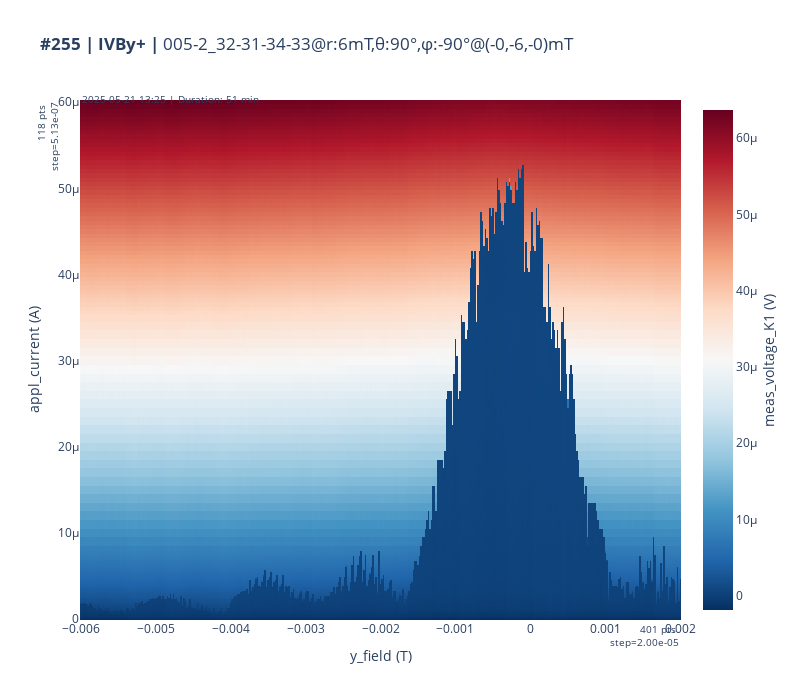
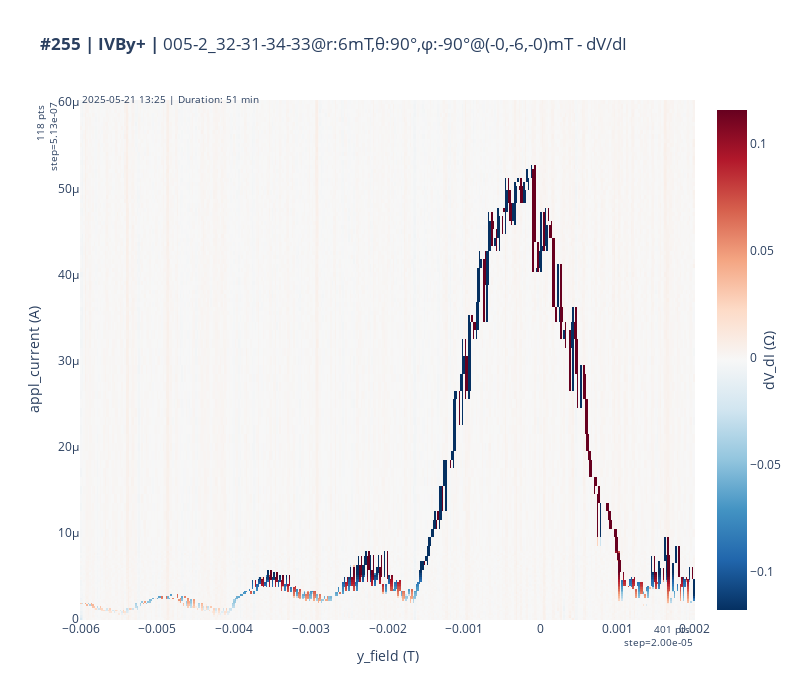
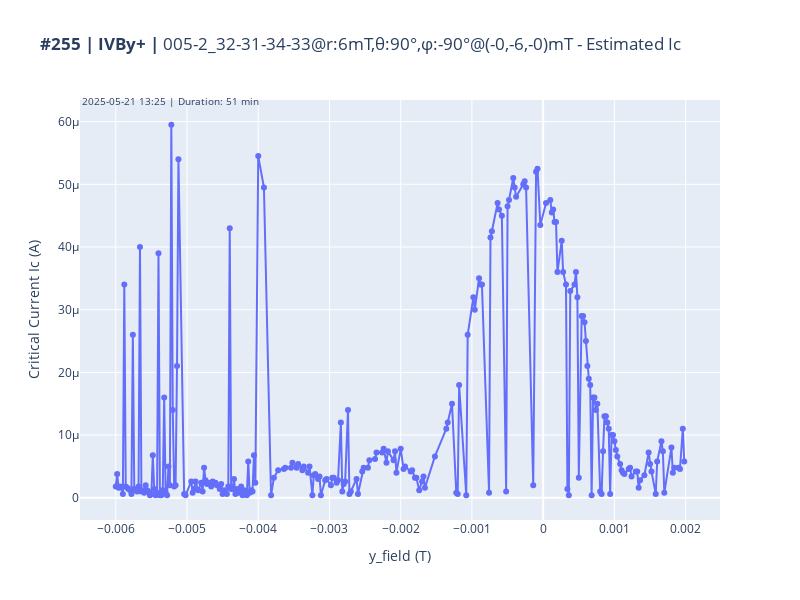

These figures' notebook cell, in order:
### Code cell
fig1, fig2, fig3, Ic_df = plot_heatmaps(255)
clear_output()
fig1.show()
fig2.show()
fig3.show()

### Figure 1 — Plotly figure (JSON) as saved in the notebook; plotly's stock layout.template omitted (floating-point values rounded to 4 significant figures; data arrays with more than 128 entries replaced by an {"elided": "..."} marker saying what was removed)
{"data": [{"colorbar": {"title": {"side": "right", "text": "meas_voltage_K1 (V)"}}, "colorscale": [[0, "rgb(5,48,97)"], [0.1, "rgb(33,102,172)"], [0.2, "rgb(67,147,195)"], [0.3, "rgb(146,197,222)"], [0.4, "rgb(209,229,240)"], [0.5, "rgb(247,247,247)"], [0.6, "rgb(253,219,199)"], [0.7, "rgb(244,165,130)"], [0.8, "rgb(214,96,77)"], [0.9, "rgb(178,24,43)"], [1, "rgb(103,0,31)"]], "type": "heatmap", "x": {"elided": "47318 float values"}, "y": {"elided": "47318 float values"}, "z": {"elided": "47318 float values"}}], "layout": {"annotations": [{"align": "left", "font": {"size": 10}, "showarrow": false, "text": "2025-05-21 13:25 | Duration: 51 min", "x": 0, "xref": "paper", "y": 1.02, "yref": "paper"}, {"align": "right", "font": {"size": 10}, "showarrow": false, "text": "401 pts <br>step=2.00e-05", "x": 1, "xref": "paper", "y": -0.06, "yref": "paper"}, {"align": "right", "font": {"size": 10}, "showarrow": false, "text": "118 pts <br>step=5.13e-07", "textangle": -90, "x": -0.08, "xref": "paper", "y": 1, "yref": "paper"}], "height": 700, "title": {"text": "<b>#255 | IVBy+ |</b> 005-2_32-31-34-33@r:6mT,θ:90°,φ:-90°@(-0,-6,-0)mT"}, "width": 800, "xaxis": {"title": {"text": "y_field (T)"}}, "yaxis": {"title": {"text": "appl_current (A)"}}}}

### Figure 2 — Plotly figure (JSON) as saved in the notebook; plotly's stock layout.template omitted (floating-point values rounded to 4 significant figures; data arrays with more than 128 entries replaced by an {"elided": "..."} marker saying what was removed)
{"data": [{"colorbar": {"title": {"side": "right", "text": "dV_dI (Ω)"}}, "colorscale": [[0, "rgb(5,48,97)"], [0.1, "rgb(33,102,172)"], [0.2, "rgb(67,147,195)"], [0.3, "rgb(146,197,222)"], [0.4, "rgb(209,229,240)"], [0.5, "rgb(247,247,247)"], [0.6, "rgb(253,219,199)"], [0.7, "rgb(244,165,130)"], [0.8, "rgb(214,96,77)"], [0.9, "rgb(178,24,43)"], [1, "rgb(103,0,31)"]], "type": "heatmap", "x": {"elided": "47318 float values"}, "y": {"elided": "47318 float values"}, "z": {"elided": "47318 float values"}, "zmax": 0.1157, "zmin": -0.1179}], "layout": {"annotations": [{"align": "left", "font": {"size": 10}, "showarrow": false, "text": "2025-05-21 13:25 | Duration: 51 min", "x": 0, "xref": "paper", "y": 1.02, "yref": "paper"}, {"align": "right", "font": {"size": 10}, "showarrow": false, "text": "401 pts <br>step=2.00e-05", "x": 1, "xref": "paper", "y": -0.06, "yref": "paper"}, {"align": "right", "font": {"size": 10}, "showarrow": false, "text": "118 pts <br>step=5.13e-07", "textangle": -90, "x": -0.08, "xref": "paper", "y": 1, "yref": "paper"}], "height": 700, "title": {"text": "<b>#255 | IVBy+ |</b> 005-2_32-31-34-33@r:6mT,θ:90°,φ:-90°@(-0,-6,-0)mT - dV/dI"}, "width": 800, "xaxis": {"title": {"text": "y_field (T)"}}, "yaxis": {"title": {"text": "appl_current (A)"}}}}

### Figure 3 — Plotly figure (JSON) as saved in the notebook; plotly's stock layout.template omitted (floating-point values rounded to 4 significant figures; data arrays with more than 128 entries replaced by an {"elided": "..."} marker saying what was removed)
{"data": [{"mode": "lines+markers", "type": "scatter", "x": {"elided": "250 float values"}, "y": {"elided": "250 float values"}}], "layout": {"annotations": [{"align": "left", "font": {"size": 10}, "showarrow": false, "text": "2025-05-21 13:25 | Duration: 51 min", "x": 0, "xref": "paper", "y": 1.02, "yref": "paper"}], "height": 600, "title": {"text": "<b>#255 | IVBy+ |</b> 005-2_32-31-34-33@r:6mT,θ:90°,φ:-90°@(-0,-6,-0)mT - Estimated Ic"}, "width": 800, "xaxis": {"title": {"text": "y_field (T)"}}, "yaxis": {"title": {"text": "Critical Current Ic (A)"}}}}
